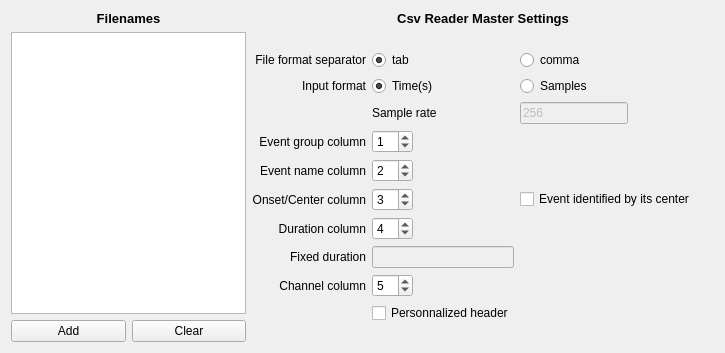
<?xml version="1.0" encoding="UTF-8"?>
<ui version="4.0">
 <class>CsvReaderMasterSettingsView</class>
 <widget class="QWidget" name="CsvReaderMasterSettingsView">
  <property name="geometry">
   <rect>
    <x>0</x>
    <y>0</y>
    <width>725</width>
    <height>353</height>
   </rect>
  </property>
  <property name="windowTitle">
   <string>Form</string>
  </property>
  <layout class="QHBoxLayout" name="horizontalLayout_4">
   <item>
    <layout class="QHBoxLayout" name="horizontalLayout_2">
     <item>
      <layout class="QVBoxLayout" name="verticalLayout">
       <item>
        <layout class="QHBoxLayout" name="horizontalLayout">
         <item>
          <widget class="QLabel" name="label">
           <property name="font">
            <font>
             <pointsize>10</pointsize>
             <weight>75</weight>
             <bold>true</bold>
            </font>
           </property>
           <property name="layoutDirection">
            <enum>Qt::LeftToRight</enum>
           </property>
           <property name="text">
            <string>Filenames</string>
           </property>
           <property name="alignment">
            <set>Qt::AlignCenter</set>
           </property>
          </widget>
         </item>
        </layout>
       </item>
       <item>
        <widget class="QListWidget" name="fileListWidget"/>
       </item>
       <item>
        <layout class="QHBoxLayout" name="horizontalLayout_3">
         <item>
          <widget class="QPushButton" name="choose_pushbutton">
           <property name="toolTip">
            <string>Select csv files</string>
           </property>
           <property name="text">
            <string>Add</string>
           </property>
          </widget>
         </item>
         <item>
          <widget class="QPushButton" name="clear_pushButton">
           <property name="text">
            <string>Clear</string>
           </property>
          </widget>
         </item>
        </layout>
       </item>
      </layout>
     </item>
     <item>
      <layout class="QVBoxLayout" name="verticalLayout_2">
       <item>
        <widget class="QLabel" name="label_7">
         <property name="font">
          <font>
           <pointsize>10</pointsize>
           <weight>75</weight>
           <bold>true</bold>
          </font>
         </property>
         <property name="layoutDirection">
          <enum>Qt::LeftToRight</enum>
         </property>
         <property name="text">
          <string>Csv Reader Master Settings</string>
         </property>
         <property name="alignment">
          <set>Qt::AlignCenter</set>
         </property>
        </widget>
       </item>
       <item>
        <spacer name="verticalSpacer_3">
         <property name="orientation">
          <enum>Qt::Vertical</enum>
         </property>
         <property name="sizeType">
          <enum>QSizePolicy::Fixed</enum>
         </property>
         <property name="sizeHint" stdset="0">
          <size>
           <width>20</width>
           <height>18</height>
          </size>
         </property>
        </spacer>
       </item>
       <item>
        <layout class="QGridLayout" name="gridLayout">
         <item row="5" column="1">
          <widget class="QSpinBox" name="group_spinbox">
           <property name="sizePolicy">
            <sizepolicy hsizetype="Fixed" vsizetype="Fixed">
             <horstretch>0</horstretch>
             <verstretch>0</verstretch>
            </sizepolicy>
           </property>
           <property name="toolTip">
            <string>The index of the column for the event group. To disable the group mark 0.</string>
           </property>
           <property name="value">
            <number>1</number>
           </property>
          </widget>
         </item>
         <item row="8" column="2">
          <widget class="QCheckBox" name="center_checkBox">
           <property name="toolTip">
            <string>Check if the event is identified by its center instead of its onset.</string>
           </property>
           <property name="text">
            <string>Event identified by its center</string>
           </property>
          </widget>
         </item>
         <item row="5" column="0">
          <widget class="QLabel" name="label_10">
           <property name="text">
            <string>Event group column</string>
           </property>
           <property name="alignment">
            <set>Qt::AlignRight|Qt::AlignTrailing|Qt::AlignVCenter</set>
           </property>
          </widget>
         </item>
         <item row="3" column="1">
          <widget class="QLabel" name="label_6">
           <property name="layoutDirection">
            <enum>Qt::LeftToRight</enum>
           </property>
           <property name="text">
            <string>Sample rate</string>
           </property>
           <property name="alignment">
            <set>Qt::AlignLeading|Qt::AlignLeft|Qt::AlignVCenter</set>
           </property>
          </widget>
         </item>
         <item row="3" column="3">
          <spacer name="horizontalSpacer_3">
           <property name="orientation">
            <enum>Qt::Horizontal</enum>
           </property>
           <property name="sizeHint" stdset="0">
            <size>
             <width>40</width>
             <height>20</height>
            </size>
           </property>
          </spacer>
         </item>
         <item row="12" column="1">
          <widget class="QCheckBox" name="personnalized_header_checkBox">
           <property name="toolTip">
            <string>Check to keep the read file header, otherwise the header will be replaced with the Snooz header.</string>
           </property>
           <property name="text">
            <string>Personnalized header</string>
           </property>
          </widget>
         </item>
         <item row="10" column="0">
          <widget class="QLabel" name="label_8">
           <property name="text">
            <string>Fixed duration</string>
           </property>
           <property name="alignment">
            <set>Qt::AlignRight|Qt::AlignTrailing|Qt::AlignVCenter</set>
           </property>
          </widget>
         </item>
         <item row="1" column="0">
          <widget class="QLabel" name="label_5">
           <property name="text">
            <string>Input format</string>
           </property>
           <property name="alignment">
            <set>Qt::AlignRight|Qt::AlignTrailing|Qt::AlignVCenter</set>
           </property>
          </widget>
         </item>
         <item row="1" column="1">
          <widget class="QRadioButton" name="time_radiobutton">
           <property name="text">
            <string>Time(s)</string>
           </property>
           <property name="checked">
            <bool>true</bool>
           </property>
           <attribute name="buttonGroup">
            <string notr="true">buttonGroup_2</string>
           </attribute>
          </widget>
         </item>
         <item row="9" column="3">
          <spacer name="horizontalSpacer_5">
           <property name="orientation">
            <enum>Qt::Horizontal</enum>
           </property>
           <property name="sizeHint" stdset="0">
            <size>
             <width>40</width>
             <height>20</height>
            </size>
           </property>
          </spacer>
         </item>
         <item row="7" column="0">
          <widget class="QLabel" name="label_2">
           <property name="layoutDirection">
            <enum>Qt::LeftToRight</enum>
           </property>
           <property name="text">
            <string>Event name column</string>
           </property>
           <property name="alignment">
            <set>Qt::AlignRight|Qt::AlignTrailing|Qt::AlignVCenter</set>
           </property>
          </widget>
         </item>
         <item row="11" column="1">
          <widget class="QSpinBox" name="channel_spinBox">
           <property name="sizePolicy">
            <sizepolicy hsizetype="Fixed" vsizetype="Fixed">
             <horstretch>0</horstretch>
             <verstretch>0</verstretch>
            </sizepolicy>
           </property>
           <property name="value">
            <number>5</number>
           </property>
          </widget>
         </item>
         <item row="9" column="0">
          <widget class="QLabel" name="label_4">
           <property name="layoutDirection">
            <enum>Qt::LeftToRight</enum>
           </property>
           <property name="text">
            <string>Duration column</string>
           </property>
           <property name="alignment">
            <set>Qt::AlignRight|Qt::AlignTrailing|Qt::AlignVCenter</set>
           </property>
          </widget>
         </item>
         <item row="8" column="3">
          <spacer name="horizontalSpacer">
           <property name="orientation">
            <enum>Qt::Horizontal</enum>
           </property>
           <property name="sizeHint" stdset="0">
            <size>
             <width>40</width>
             <height>20</height>
            </size>
           </property>
          </spacer>
         </item>
         <item row="11" column="0">
          <widget class="QLabel" name="label_9">
           <property name="text">
            <string>Channel column</string>
           </property>
           <property name="alignment">
            <set>Qt::AlignRight|Qt::AlignTrailing|Qt::AlignVCenter</set>
           </property>
          </widget>
         </item>
         <item row="10" column="2">
          <spacer name="horizontalSpacer_7">
           <property name="orientation">
            <enum>Qt::Horizontal</enum>
           </property>
           <property name="sizeHint" stdset="0">
            <size>
             <width>40</width>
             <height>20</height>
            </size>
           </property>
          </spacer>
         </item>
         <item row="8" column="1">
          <widget class="QSpinBox" name="onset_spinbox">
           <property name="sizePolicy">
            <sizepolicy hsizetype="Fixed" vsizetype="Fixed">
             <horstretch>0</horstretch>
             <verstretch>0</verstretch>
            </sizepolicy>
           </property>
           <property name="toolTip">
            <string>The index of the column for the event onset or center. Can not be disabled.</string>
           </property>
           <property name="minimum">
            <number>1</number>
           </property>
           <property name="value">
            <number>3</number>
           </property>
          </widget>
         </item>
         <item row="8" column="0">
          <widget class="QLabel" name="label_3">
           <property name="layoutDirection">
            <enum>Qt::LeftToRight</enum>
           </property>
           <property name="text">
            <string>Onset/Center column</string>
           </property>
           <property name="alignment">
            <set>Qt::AlignRight|Qt::AlignTrailing|Qt::AlignVCenter</set>
           </property>
          </widget>
         </item>
         <item row="3" column="2">
          <widget class="QLineEdit" name="sample_rate_lineedit">
           <property name="enabled">
            <bool>false</bool>
           </property>
           <property name="sizePolicy">
            <sizepolicy hsizetype="Fixed" vsizetype="Fixed">
             <horstretch>0</horstretch>
             <verstretch>0</verstretch>
            </sizepolicy>
           </property>
           <property name="text">
            <string>256</string>
           </property>
          </widget>
         </item>
         <item row="1" column="2">
          <widget class="QRadioButton" name="sample_radiobutton">
           <property name="text">
            <string>Samples</string>
           </property>
           <attribute name="buttonGroup">
            <string notr="true">buttonGroup_2</string>
           </attribute>
          </widget>
         </item>
         <item row="10" column="3">
          <spacer name="horizontalSpacer_6">
           <property name="orientation">
            <enum>Qt::Horizontal</enum>
           </property>
           <property name="sizeHint" stdset="0">
            <size>
             <width>40</width>
             <height>20</height>
            </size>
           </property>
          </spacer>
         </item>
         <item row="10" column="1">
          <widget class="QLineEdit" name="fixed_dur_lineEdit">
           <property name="enabled">
            <bool>false</bool>
           </property>
           <property name="toolTip">
            <string>Enter a fixed duration for all events.</string>
           </property>
          </widget>
         </item>
         <item row="7" column="1">
          <widget class="QSpinBox" name="event_name_spinbox">
           <property name="sizePolicy">
            <sizepolicy hsizetype="Fixed" vsizetype="Fixed">
             <horstretch>0</horstretch>
             <verstretch>0</verstretch>
            </sizepolicy>
           </property>
           <property name="toolTip">
            <string>The index of the column for the event name. Can not be disabled.</string>
           </property>
           <property name="minimum">
            <number>1</number>
           </property>
           <property name="value">
            <number>2</number>
           </property>
          </widget>
         </item>
         <item row="7" column="3">
          <spacer name="horizontalSpacer_4">
           <property name="orientation">
            <enum>Qt::Horizontal</enum>
           </property>
           <property name="sizeHint" stdset="0">
            <size>
             <width>40</width>
             <height>20</height>
            </size>
           </property>
          </spacer>
         </item>
         <item row="9" column="1">
          <widget class="QSpinBox" name="duration_spinbox">
           <property name="sizePolicy">
            <sizepolicy hsizetype="Fixed" vsizetype="Fixed">
             <horstretch>0</horstretch>
             <verstretch>0</verstretch>
            </sizepolicy>
           </property>
           <property name="toolTip">
            <string>The index of the column for the event duration. To disable the duration mark 0.</string>
           </property>
           <property name="minimum">
            <number>0</number>
           </property>
           <property name="value">
            <number>4</number>
           </property>
          </widget>
         </item>
         <item row="1" column="3">
          <spacer name="horizontalSpacer_2">
           <property name="orientation">
            <enum>Qt::Horizontal</enum>
           </property>
           <property name="sizeHint" stdset="0">
            <size>
             <width>40</width>
             <height>20</height>
            </size>
           </property>
          </spacer>
         </item>
         <item row="0" column="0">
          <widget class="QLabel" name="label_11">
           <property name="text">
            <string>File format separator</string>
           </property>
           <property name="alignment">
            <set>Qt::AlignRight|Qt::AlignTrailing|Qt::AlignVCenter</set>
           </property>
          </widget>
         </item>
         <item row="0" column="1">
          <widget class="QRadioButton" name="radioButton_tab">
           <property name="text">
            <string>tab</string>
           </property>
           <property name="checked">
            <bool>true</bool>
           </property>
           <attribute name="buttonGroup">
            <string notr="true">buttonGroup</string>
           </attribute>
          </widget>
         </item>
         <item row="0" column="2">
          <widget class="QRadioButton" name="radioButton_comma">
           <property name="text">
            <string>comma</string>
           </property>
           <attribute name="buttonGroup">
            <string notr="true">buttonGroup</string>
           </attribute>
          </widget>
         </item>
        </layout>
       </item>
       <item>
        <spacer name="verticalSpacer_2">
         <property name="orientation">
          <enum>Qt::Vertical</enum>
         </property>
         <property name="sizeHint" stdset="0">
          <size>
           <width>20</width>
           <height>18</height>
          </size>
         </property>
        </spacer>
       </item>
      </layout>
     </item>
    </layout>
   </item>
  </layout>
 </widget>
 <resources/>
 <connections>
  <connection>
   <sender>choose_pushbutton</sender>
   <signal>clicked()</signal>
   <receiver>CsvReaderMasterSettingsView</receiver>
   <slot>on_choose()</slot>
   <hints>
    <hint type="sourcelabel">
     <x>364</x>
     <y>21</y>
    </hint>
    <hint type="destinationlabel">
     <x>207</x>
     <y>111</y>
    </hint>
   </hints>
  </connection>
  <connection>
   <sender>time_radiobutton</sender>
   <signal>clicked()</signal>
   <receiver>CsvReaderMasterSettingsView</receiver>
   <slot>on_input_format_changed()</slot>
   <hints>
    <hint type="sourcelabel">
     <x>227</x>
     <y>49</y>
    </hint>
    <hint type="destinationlabel">
     <x>207</x>
     <y>111</y>
    </hint>
   </hints>
  </connection>
  <connection>
   <sender>sample_radiobutton</sender>
   <signal>clicked()</signal>
   <receiver>CsvReaderMasterSettingsView</receiver>
   <slot>on_input_format_changed()</slot>
   <hints>
    <hint type="sourcelabel">
     <x>227</x>
     <y>76</y>
    </hint>
    <hint type="destinationlabel">
     <x>207</x>
     <y>111</y>
    </hint>
   </hints>
  </connection>
  <connection>
   <sender>clear_pushButton</sender>
   <signal>clicked()</signal>
   <receiver>fileListWidget</receiver>
   <slot>clear()</slot>
   <hints>
    <hint type="sourcelabel">
     <x>218</x>
     <y>273</y>
    </hint>
    <hint type="destinationlabel">
     <x>148</x>
     <y>144</y>
    </hint>
   </hints>
  </connection>
  <connection>
   <sender>duration_spinbox</sender>
   <signal>valueChanged(int)</signal>
   <receiver>CsvReaderMasterSettingsView</receiver>
   <slot>on_event_pos_changed()</slot>
   <hints>
    <hint type="sourcelabel">
     <x>394</x>
     <y>220</y>
    </hint>
    <hint type="destinationlabel">
     <x>362</x>
     <y>176</y>
    </hint>
   </hints>
  </connection>
  <connection>
   <sender>clear_pushButton</sender>
   <signal>clicked()</signal>
   <receiver>CsvReaderMasterSettingsView</receiver>
   <slot>clear_list_slot()</slot>
   <hints>
    <hint type="sourcelabel">
     <x>203</x>
     <y>329</y>
    </hint>
    <hint type="destinationlabel">
     <x>362</x>
     <y>176</y>
    </hint>
   </hints>
  </connection>
 </connections>
 <slots>
  <slot>on_choose()</slot>
  <slot>on_input_format_changed()</slot>
  <slot>on_event_pos_changed()</slot>
  <slot>clear_list_slot()</slot>
 </slots>
 <buttongroups>
  <buttongroup name="buttonGroup_2"/>
  <buttongroup name="buttonGroup"/>
 </buttongroups>
</ui>
